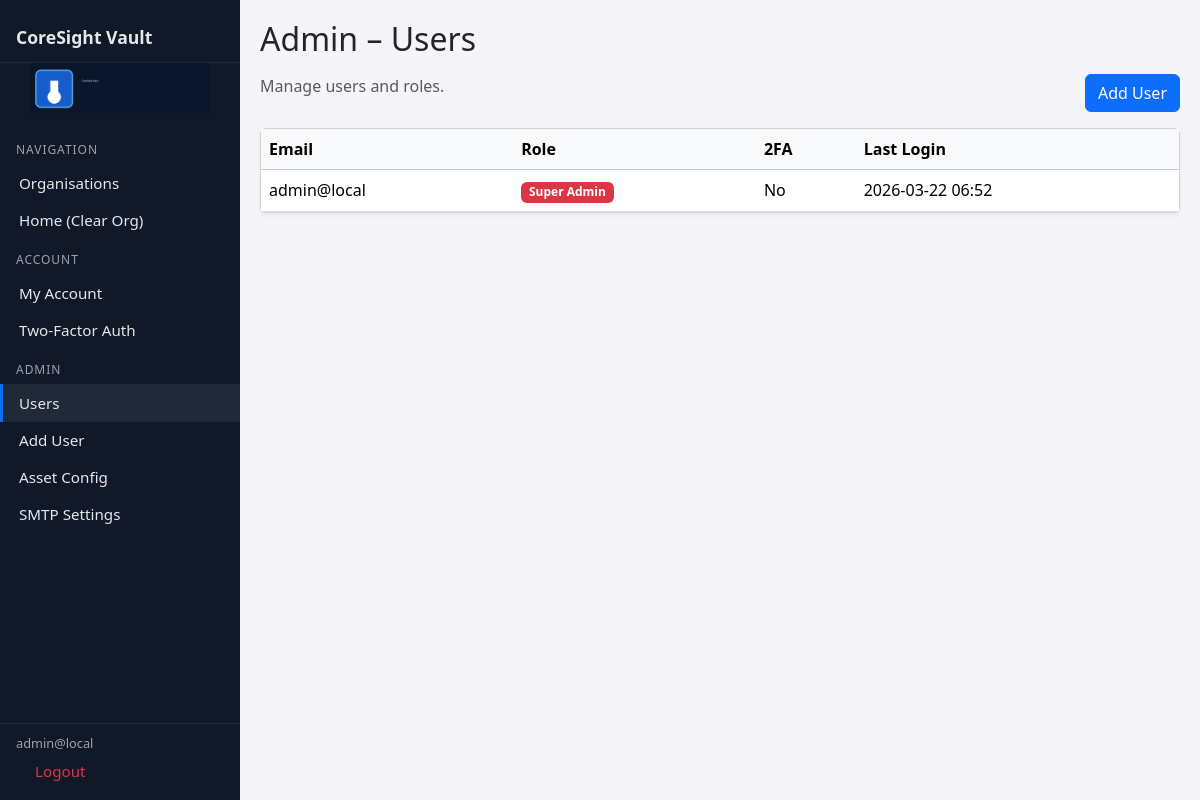
The app's page /admin/users (signed in) with its own data.
### app.py (models this page shows, shortened)
class User(db.Model, UserMixin):
    id = db.Column(db.Integer, primary_key=True)
    email = db.Column(db.String(320), unique=True, nullable=False, index=True)
    password_hash = db.Column(db.String(255), nullable=False)
    is_admin = db.Column(db.Boolean, default=False)
    is_super_admin = db.Column(db.Boolean, default=False, nullable=False)
    is_totp_enabled = db.Column(db.Boolean, default=False)
    totp_secret = db.Column(db.String(64), nullable=True)
    failed_logins = db.Column(db.Integer, default=0)
    locked_until = db.Column(db.DateTime, nullable=True)
    must_change_password = db.Column(db.Boolean, default=False)
    last_login_at = db.Column(db.DateTime, nullable=True)

### app.py (the view)
@app.route("/admin/users")
@login_required
def admin_users():
    super_admin_only()
    users = User.query.order_by(User.email.asc()).all()
    return render_template("admin_users.html", users=users)

### app.py (called while the page is built)
@login_manager.user_loader
def load_user(user_id):
    return db.session.get(User, int(user_id))

def active_org():
    org_id = session.get("active_org_id")
    return db.session.get(Organization, org_id) if org_id else None

@app.context_processor
def inject_globals():
    return {"active_org": active_org()}

def super_admin_only():
    if not current_user.is_authenticated or not current_user.is_super_admin:
        abort(403)

### templates/admin_users.html
{% extends "base.html" %}{% block content %}<h2 class="mb-3">Admin – Users</h2><div class="d-flex justify-content-between mb-3"><div class="text-muted">Manage users and roles.</div><a href="{{ url_for('admin_users_new') }}" class="btn btn-primary">Add User</a></div><div class="card shadow-sm"><div class="table-responsive"><table class="table table-hover mb-0"><thead class="table-light"><tr><th>Email</th><th>Role</th><th>2FA</th><th>Last Login</th></tr></thead><tbody>{% for u in users %}<tr><td>{{ u.email }}</td><td>{% if u.is_super_admin %}<span class="badge text-bg-danger">Super Admin</span>{% elif u.is_admin %}<span class="badge text-bg-primary">Admin</span>{% else %}<span class="badge text-bg-secondary">User</span>{% endif %}</td><td>{{ "Enabled" if u.is_totp_enabled else "No" }}</td><td>{% if u.last_login_at %}{{ u.last_login_at.strftime("%Y-%m-%d %H:%M") }}{% else %}—{% endif %}</td></tr>{% endfor %}</tbody></table></div></div>{% endblock %}

### templates/base.html (shortened to what this page needs)
<!doctype html>
<html lang="en">
<head>
  <link href="https://cdn.jsdelivr.net/npm/bootstrap@5.3.3/dist/css/bootstrap.min.css" rel="stylesheet">
</head>
<body>
  <div class="layout-wrapper">
    <aside id="sidebar" class="sidebar d-md-block d-md-flex flex-column">
      <div class="brand d-none d-md-block">CoreSight Vault</div>
      {% if current_user.is_authenticated %}
        <div class="text-center mb-3">
          <img src="{{ url_for('static', filename='img/coresight_logo.png') }}" style="max-width:180px;">
        </div>
        <div class="sidebar-section-title">Navigation</div>
        <a href="{{ url_for('orgs') }}" class="{% if request.endpoint == 'orgs' %}active{% endif %}">Organisations</a>
        <a href="{{ url_for('home_reset') }}" class="{% if request.endpoint == 'home_reset' %}active{% endif %}">Home (Clear Org)</a>
        <div class="sidebar-section-title">Account</div>
        <a href="{{ url_for('account') }}" class="{% if request.endpoint == 'account' %}active{% endif %}">My Account</a>
        <a href="{{ url_for('setup_2fa') }}" class="{% if request.endpoint == 'setup_2fa' %}active{% endif %}">Two-Factor Auth</a>
        {% if current_user.is_super_admin %}
          <div class="sidebar-section-title">Admin</div>
          <a href="{{ url_for('admin_users') }}" class="{% if request.endpoint == 'admin_users' %}active{% endif %}">Users</a>
          <a href="{{ url_for('admin_users_new') }}" class="{% if request.endpoint == 'admin_users_new' %}active{% endif %}">Add User</a>
          <a href="{{ url_for('admin_assets_config') }}" class="{% if request.endpoint == 'admin_assets_config' %}active{% endif %}">Asset Config</a>
          <a href="{{ url_for('admin_smtp') }}" class="{% if request.endpoint == 'admin_smtp' %}active{% endif %}">SMTP Settings</a>
        {% endif %}
        <div class="sidebar-footer d-none d-md-block">
          <div class="text-truncate">{{ current_user.email }}</div>
          <a href="{{ url_for('logout') }}" class="text-decoration-none text-danger">Logout</a>
        </div>
      {% endif %}
    </aside>
    <main class="main-content">
      {% block content %}{% endblock %}
    </main>
  </div>
</body>
</html>

### templates/base.html (style rules this page uses)
:root { --sb-bg:#111827; --sb-border:#1f2937; --sb-text:#e5e7eb; --sb-muted:#9ca3af; }
body { margin:0; font-family: system-ui, -apple-system, Segoe UI, Roboto, Arial, sans-serif; background:#f5f5f7; }
.layout-wrapper { display:flex; min-height:100vh; }
.sidebar { width:240px; background:var(--sb-bg); color:var(--sb-text); padding-top:.75rem; position:fixed; inset:0 auto 0 0; z-index:1030; }
.brand { font-weight:600; font-size:1.1rem; padding:.75rem 1rem; border-bottom:1px solid var(--sb-border); }
.sidebar a { color:var(--sb-text); text-decoration:none; display:block; padding:.45rem 1rem; font-size:.95rem; border-left:3px solid transparent; }
.sidebar a.active { background:#1f2937; border-left-color:#0d6efd; }
.sidebar .sidebar-section-title { font-size:.75rem; text-transform:uppercase; letter-spacing:.08em; color:var(--sb-muted); padding:.75rem 1rem .35rem; }
.sidebar-footer { position:absolute; bottom:0; left:0; right:0; font-size:.8rem; padding:.6rem 1rem; border-top:1px solid var(--sb-border); color:var(--sb-muted); }
.main-content { flex:1; margin-left:240px; padding:1.25rem; }

### records on screen
User: email "admin@local", is_super_admin "Super Admin", is_totp_enabled "No", last_login_at "2026-03-22 06:52"
